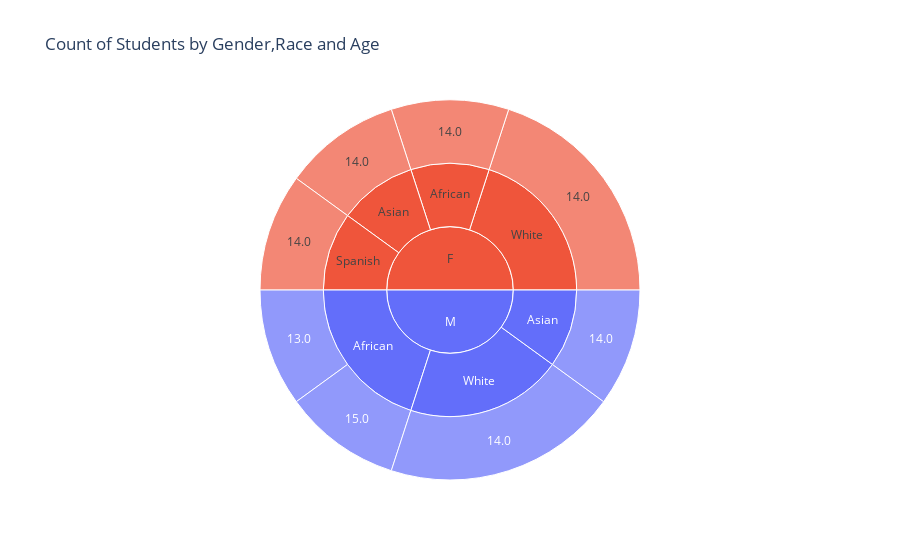

The cell this chart's notebook holds for it:
### Code cell
# Q24. Display a sunburst chart of count of students by Age, Gender and Race

# Calculate Age
def Calc_Age(birthday):
   birthday_string = birthday.strftime("%Y-%m-%d")
   birthday = datetime.strptime(birthday_string, '%Y-%m-%d')
   today = datetime.today()
   return today.year - birthday.year - ((today.month, today.day) < (birthday.month, birthday.day))
# Iteratively calculate & display age and drop the date of birth
for i, rows in Demography.iterrows():
   age = Calc_Age(rows['DOB'])
   print(f"Age is {age}")
   Demography.at[i,'Age'] = int(age)
Demography
fig_24_1=px.sunburst(Demography,path=['Gender','Race','Age'],title='Count of Students by Gender,Race and Age',
               color='Gender')
fig_24_1.show()

### Figure 1 — Plotly figure (JSON) as saved in the notebook; plotly's stock layout.template omitted (floating-point values rounded to 4 significant figures)
{"data": [{"branchvalues": "total", "customdata": [["M"], ["F"], ["F"], ["F"], ["M"], ["M"], ["F"], ["M"], ["M"], ["F"], ["F"], ["M"], ["F"], ["F"], ["M"], ["F"], ["M"]], "domain": {"x": [0, 1], "y": [0, 1]}, "hovertemplate": "labels=%{label}<br>count=%{value}<br>parent=%{parent}<br>id=%{id}<br>Gender=%{customdata[0]}<extra></extra>", "ids": ["M/African/13.0", "F/African/14.0", "F/Asian/14.0", "F/Spanish/14.0", "M/African", "M/Asian/14.0", "F/White/14.0", "M/White/14.0", "M/African/15.0", "F/African", "F/Asian", "M/Asian", "F/Spanish", "F/White", "M/White", "F", "M"], "labels": ["13.0", "14.0", "14.0", "14.0", "African", "14.0", "14.0", "14.0", "15.0", "African", "Asian", "Asian", "Spanish", "White", "White", "F", "M"], "marker": {"colors": ["#636efa", "#EF553B", "#EF553B", "#EF553B", "#636efa", "#636efa", "#EF553B", "#636efa", "#636efa", "#EF553B", "#EF553B", "#636efa", "#EF553B", "#EF553B", "#636efa", "#EF553B", "#636efa"]}, "name": "", "parents": ["M/African", "F/African", "F/Asian", "F/Spanish", "M", "M/Asian", "F/White", "M/White", "M/African", "F", "F", "M", "F", "F", "M", "", ""], "type": "sunburst", "values": [1, 1, 1, 1, 2, 1, 2, 2, 1, 1, 1, 1, 1, 2, 2, 5, 5]}], "layout": {"legend": {"tracegroupgap": 0}, "title": {"text": "Count of Students by Gender,Race and Age"}}}
